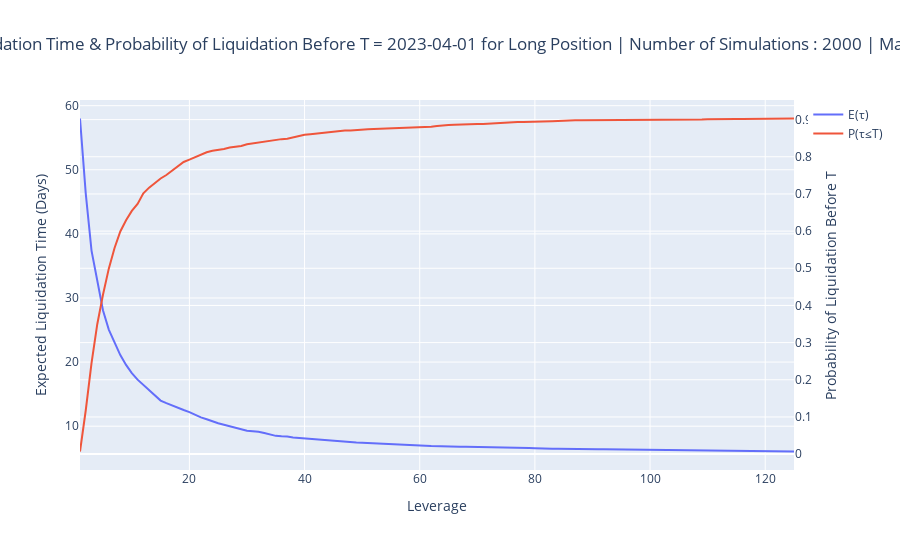
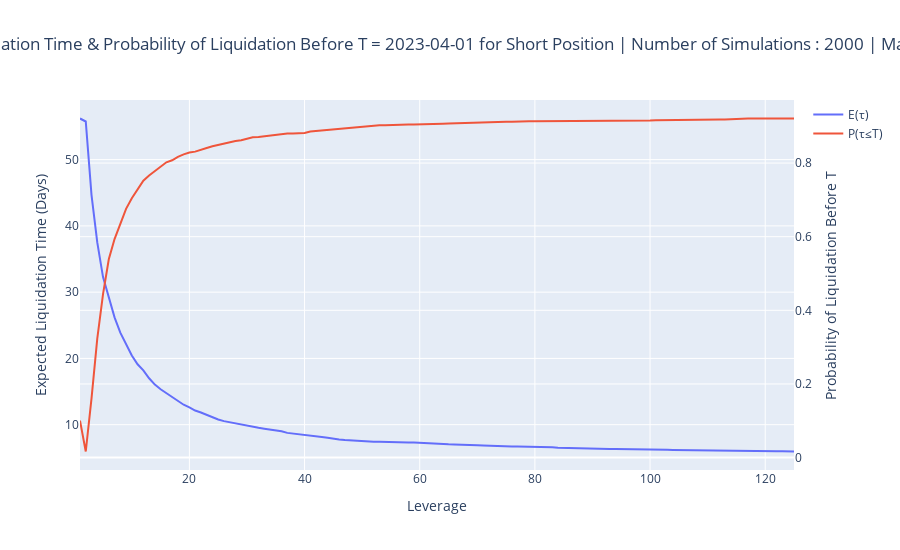
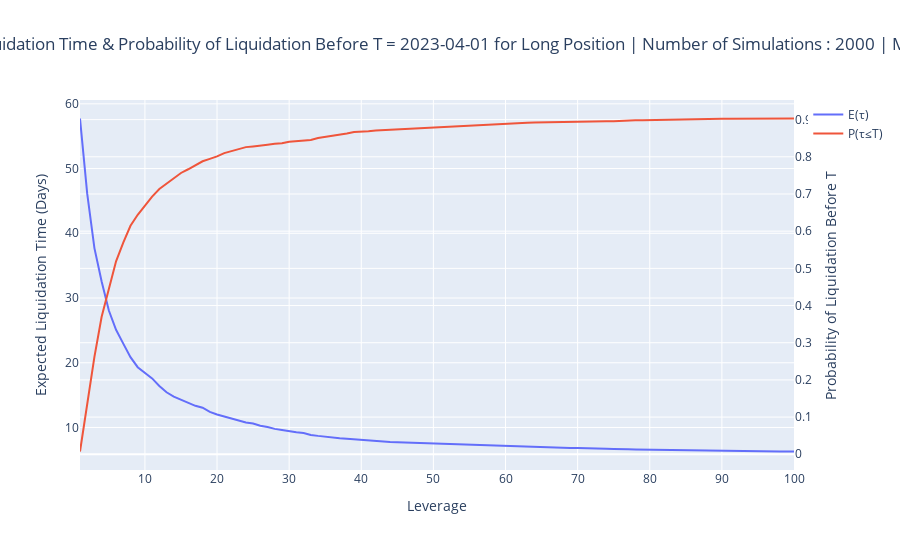
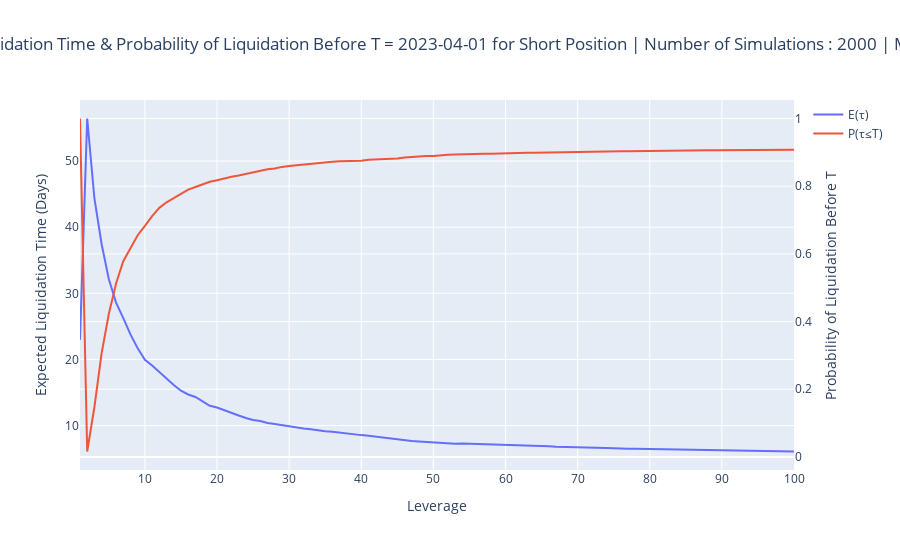

Source (notebook cell) for these figures, in order:
### Code cell
ExpLDict = dict()
ExpSDict = dict()

for Ex, maxL in [('BINANCE',125), ('BYBIT',100), ('DERIBIT',50), ('OKEX',125)]:

    ExpL = []
    ProbL = []
    ExpS = []
    ProbS = []
    
    for l in range(maxL):
        liqL = Liquidation(FundingDict[Ex],l+1,'long',Ex,display=False)
        ExpL.append(liqL[0])
        ProbL.append(liqL[1])
        liqS = Liquidation(FundingDict[Ex],l+1,'short',Ex,display=False)
        ExpS.append(liqS[0])
        ProbS.append(liqS[1])

    ExpLDict[Ex] = ExpL
    ExpSDict[Ex] = ExpS

    fig = go.Figure()

    fig.add_trace(go.Scatter(x=list(range(1, maxL+1)), y=ExpL, mode='lines', name='E(' + '\u03C4' + ')',showlegend=True,yaxis='y'))
    fig.add_trace(go.Scatter(x=list(range(1, maxL+1)), y=ProbL, mode='lines', name='P('+'\u03C4\u2264'+'T)', yaxis='y2'))

    fig.update_layout(
        title=f'Expected Liquidation Time & Probability of Liquidation Before T = {T} for Long Position | Number of Simulations : {num_sim} | Market : {Ex}',
        xaxis_title='Leverage',
        yaxis_title='Expected Liquidation Time (Days)',
        yaxis2=dict(title='Probability of Liquidation Before T', overlaying='y', side='right'),
        height=550,
        title_x=0.5
    )

    fig.show()
    
    fig = go.Figure()

    fig.add_trace(go.Scatter(x=list(range(1, maxL+1)), y=ExpS, mode='lines', name='E(' + '\u03C4' + ')',showlegend=True,yaxis='y'))
    fig.add_trace(go.Scatter(x=list(range(1, maxL+1)), y=ProbS, mode='lines', name='P('+'\u03C4\u2264'+'T)', yaxis='y2'))

    fig.update_layout(
        title=f'Expected Liquidation Time & Probability of Liquidation Before T = {T} for Short Position | Number of Simulations : {num_sim} | Market : {Ex}',
        xaxis_title='Leverage',
        yaxis_title='Expected Liquidation Time (Days)',
        yaxis2=dict(title='Probability of Liquidation Before T', overlaying='y', side='right'),
        height=550,
        title_x=0.5
    )

    fig.show()
